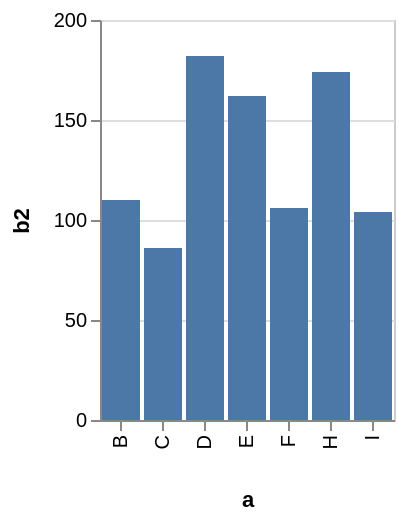

Vega-Lite specification stored for this chart:
### Vega specification from a JSON file in a GitHub repository (floating-point values rounded to 4 significant figures)
{"$schema": "https://vega.github.io/schema/vega/v3.0.json", "description": "A simple bar chart with embedded data that uses a filter and calculate.", "autosize": "pad", "padding": 5, "encode": {"update": {"stroke": {"value": "#ccc"}, "fill": {"value": "transparent"}}}, "data": [{"name": "source_0", "values": [{"a": "A", "b": 28}, {"a": "B", "b": 55}, {"a": "C", "b": 43}, {"a": "G", "b": 19}, {"a": "H", "b": 87}, {"a": "I", "b": 52}, {"a": "D", "b": 91}, {"a": "E", "b": 81}, {"a": "F", "b": 53}]}, {"name": "data_0", "source": "source_0", "transform": [{"type": "formula", "expr": "2*datum.b", "as": "b2"}, {"type": "filter", "expr": "datum.b2 > 60"}, {"type": "filter", "expr": "datum[\"b2\"] !== null && !isNaN(datum[\"b2\"])"}]}], "signals": [{"name": "x_step", "value": 21}, {"name": "width", "update": "bandspace(domain('x').length, 0.1, 0.05) * x_step"}, {"name": "height", "update": "200"}], "marks": [{"name": "marks", "type": "rect", "role": "bar", "from": {"data": "data_0"}, "encode": {"update": {"x": {"scale": "x", "field": "a"}, "width": {"scale": "x", "band": true}, "y": {"scale": "y", "field": "b2"}, "y2": {"scale": "y", "value": 0}, "fill": {"value": "#4c78a8"}}}}], "scales": [{"name": "x", "type": "band", "domain": {"data": "data_0", "field": "a", "sort": true}, "range": {"step": {"signal": "x_step"}}, "round": true, "paddingInner": 0.1, "paddingOuter": 0.05}, {"name": "y", "type": "linear", "domain": {"data": "data_0", "field": "b2"}, "range": [{"signal": "height"}, 0], "round": true, "nice": true, "zero": true}], "axes": [{"scale": "x", "labelOverlap": true, "orient": "bottom", "title": "a", "zindex": 1, "encode": {"labels": {"update": {"angle": {"value": 270}, "align": {"value": "right"}, "baseline": {"value": "middle"}}}}}, {"scale": "y", "labelOverlap": true, "orient": "left", "tickCount": {"signal": "ceil(height/40)"}, "title": "b2", "zindex": 1}, {"scale": "y", "domain": false, "grid": true, "labels": false, "maxExtent": 0, "minExtent": 0, "orient": "left", "tickCount": {"signal": "ceil(height/40)"}, "ticks": false, "zindex": 0, "gridScale": "x"}], "config": {"axis": {"minExtent": 30}}}
